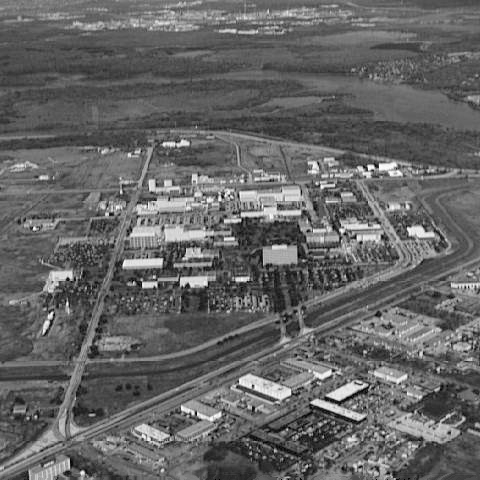
#> input picture HW1/aerial_view.tif, 480 x 480 px
$ python hw3_1_1.py
#> lines starting #> are read from the running program, lines starting #| are printed output that depends on the picture
import cv2
from matplotlib import pyplot as plt

img = cv2.imread("aerial_view.tif")
#> img is the input picture: shape (480, 480, 3); min 0, max 254, mean 101.2
print(img.shape)
#| (480, 480, 3)
cv2.imshow("aerial_view", img)
cv2.waitKey()
hist_b = cv2.calcHist([img], [0], None, [256], [0, 256])
#> hist_b = 256 values, max 3749 at index 83, min 0 at index 1, mean 900
hist_g = cv2.calcHist([img], [1], None, [256], [0, 256])
#> hist_g has the same summary as hist_b
hist_r = cv2.calcHist([img], [2], None, [256], [0, 256])
#> hist_r has the same summary as hist_b

fig, axs =  plt.subplots(nrows=1, ncols=3)

axs[0].plot(hist_b, 'b')
axs[1].plot(hist_g, 'g')
axs[2].plot(hist_r, 'r')

axs[0].set_ylabel('histogram')
axs[0].set_title("blue")
axs[1].set_title("green")
axs[2].set_title("red")

plt.tight_layout()
plt.show()
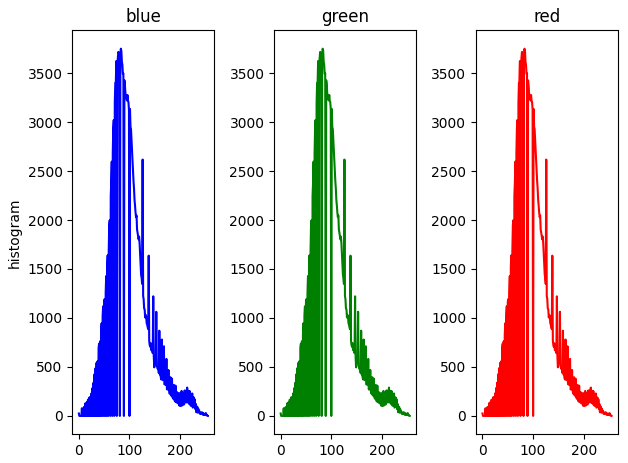
#> figure drawn by matplotlib, 3 panels; panel 1: curve peaks at x = 83, y = 3749; panel 2: curve peaks at x = 83, y = 3749; panel 3: curve peaks at x = 83, y = 3749
